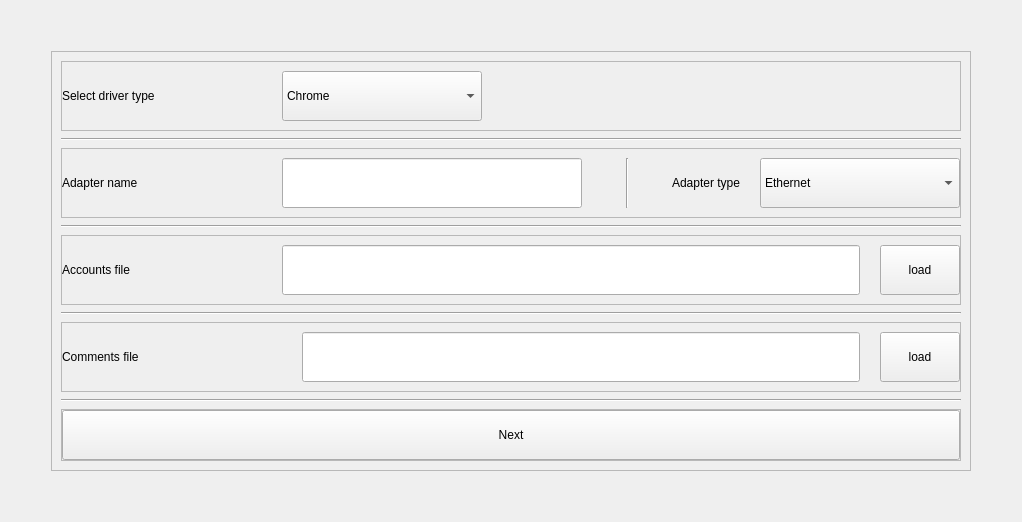
      <widget class="QWidget" name="Main_frame">
       <layout class="QGridLayout" name="gridLayout_3">
        <item row="2" column="1">
         <spacer name="verticalSpacer_7">
          <property name="orientation">
           <enum>Qt::Vertical</enum>
          </property>
          <property name="sizeHint" stdset="0">
           <size>
            <width>20</width>
            <height>40</height>
           </size>
          </property>
         </spacer>
        </item>
        <item row="0" column="1">
         <spacer name="verticalSpacer_4">
          <property name="orientation">
           <enum>Qt::Vertical</enum>
          </property>
          <property name="sizeHint" stdset="0">
           <size>
            <width>20</width>
            <height>40</height>
           </size>
          </property>
         </spacer>
        </item>
        <item row="1" column="0">
         <spacer name="horizontalSpacer_27">
          <property name="orientation">
           <enum>Qt::Horizontal</enum>
          </property>
          <property name="sizeHint" stdset="0">
           <size>
            <width>40</width>
            <height>20</height>
           </size>
          </property>
         </spacer>
        </item>
        <item row="1" column="1">
         <widget class="QFrame" name="frame_8">
          <property name="frameShape">
           <enum>QFrame::StyledPanel</enum>
          </property>
          <property name="frameShadow">
           <enum>QFrame::Raised</enum>
          </property>
          <layout class="QVBoxLayout" name="verticalLayout_2">
           <property name="spacing">
            <number>7</number>
           </property>
           <item>
            <widget class="QFrame" name="frame_9">
             <property name="frameShape">
              <enum>QFrame::StyledPanel</enum>
             </property>
             <property name="frameShadow">
              <enum>QFrame::Raised</enum>
             </property>
             <layout class="QHBoxLayout" name="horizontalLayout_7">
              <property name="spacing">
               <number>20</number>
              </property>
              <property name="leftMargin">
               <number>0</number>
              </property>
              <property name="rightMargin">
               <number>0</number>
              </property>
              <item>
               <widget class="QLabel" name="label_13">
                <property name="minimumSize">
                 <size>
                  <width>200</width>
                  <height>50</height>
                 </size>
                </property>
                <property name="text">
                 <string>Select driver type</string>
                </property>
               </widget>
              </item>
              <item>
               <widget class="QComboBox" name="driver_type_comboBox">
                <property name="minimumSize">
                 <size>
                  <width>200</width>
                  <height>50</height>
                 </size>
                </property>
                <item>
                 <property name="text">
                  <string>Chrome</string>
                 </property>
                </item>
                <item>
                 <property name="text">
                  <string>Firefox</string>
                 </property>
                </item>
               </widget>
              </item>
              <item>
               <spacer name="horizontalSpacer_20">
                <property name="orientation">
                 <enum>Qt::Horizontal</enum>
                </property>
                <property name="sizeHint" stdset="0">
                 <size>
                  <width>40</width>
                  <height>20</height>
                 </size>
                </property>
               </spacer>
              </item>
             </layout>
            </widget>
           </item>
           <item>
            <widget class="Line" name="line_2">
             <property name="orientation">
              <enum>Qt::Horizontal</enum>
             </property>
            </widget>
           </item>
           <item>
            <widget class="QFrame" name="frame_25">
             <property name="frameShape">
              <enum>QFrame::StyledPanel</enum>
             </property>
             <property name="frameShadow">
              <enum>QFrame::Raised</enum>
             </property>
             <layout class="QHBoxLayout" name="horizontalLayout_21">
              <property name="spacing">
               <number>20</number>
              </property>
              <property name="leftMargin">
               <number>0</number>
              </property>
              <property name="rightMargin">
               <number>0</number>
              </property>
              <item>
               <widget class="QLabel" name="label_31">
                <property name="minimumSize">
                 <size>
                  <width>200</width>
                  <height>50</height>
                 </size>
                </property>
                <property name="text">
                 <string>Adapter name</string>
                </property>
               </widget>
              </item>
              <item>
               <widget class="QLineEdit" name="adapter_name_txt">
                <property name="minimumSize">
                 <size>
                  <width>300</width>
                  <height>50</height>
                 </size>
                </property>
               </widget>
              </item>
              <item>
               <widget class="Line" name="line">
                <property name="minimumSize">
                 <size>
                  <width>50</width>
                  <height>0</height>
                 </size>
                </property>
                <property name="orientation">
                 <enum>Qt::Vertical</enum>
                </property>
               </widget>
              </item>
              <item>
               <widget class="QLabel" name="label_33">
                <property name="text">
                 <string>Adapter type</string>
                </property>
               </widget>
              </item>
              <item>
               <widget class="QComboBox" name="adapter_type_comboBox">
                <property name="minimumSize">
                 <size>
                  <width>200</width>
                  <height>50</height>
                 </size>
                </property>
                <item>
                 <property name="text">
                  <string>Ethernet</string>
                 </property>
                </item>
                <item>
                 <property name="text">
                  <string>Wi-Fi</string>
                 </property>
                </item>
               </widget>
              </item>
             </layout>
            </widget>
           </item>
           <item>
            <widget class="Line" name="line_4">
             <property name="orientation">
              <enum>Qt::Horizontal</enum>
             </property>
            </widget>
           </item>
           <item>
            <widget class="QFrame" name="frame_40">
             <property name="frameShape">
              <enum>QFrame::StyledPanel</enum>
             </property>
             <property name="frameShadow">
              <enum>QFrame::Raised</enum>
             </property>
             <layout class="QHBoxLayout" name="horizontalLayout_38">
              <property name="spacing">
               <number>20</number>
              </property>
              <property name="leftMargin">
               <number>0</number>
              </property>
              <property name="rightMargin">
               <number>0</number>
              </property>
              <item>
               <widget class="QLabel" name="label_35">
                <property name="minimumSize">
                 <size>
                  <width>200</width>
                  <height>50</height>
                 </size>
                </property>
                <property name="text">
                 <string>Accounts file</string>
                </property>
               </widget>
              </item>
              <item>
               <widget class="QLineEdit" name="accounts_file_txt">
                <property name="minimumSize">
                 <size>
                  <width>300</width>
                  <height>50</height>
                 </size>
                </property>
                <property name="readOnly">
                 <bool>true</bool>
                </property>
               </widget>
              </item>
              <item>
               <widget class="QPushButton" name="load_accounts_file_btn">
                <property name="minimumSize">
                 <size>
                  <width>70</width>
                  <height>50</height>
                 </size>
                </property>
                <property name="text">
                 <string>load</string>
                </property>
               </widget>
              </item>
             </layout>
            </widget>
           </item>
           <item>
            <widget class="Line" name="line_5">
             <property name="orientation">
              <enum>Qt::Horizontal</enum>
             </property>
            </widget>
           </item>
           <item>
            <widget class="QFrame" name="frame_41">
             <property name="frameShape">
              <enum>QFrame::StyledPanel</enum>
             </property>
             <property name="frameShadow">
              <enum>QFrame::Raised</enum>
             </property>
             <layout class="QHBoxLayout" name="horizontalLayout_39" stretch="0,0,0,0">
              <property name="spacing">
               <number>20</number>
              </property>
              <property name="leftMargin">
               <number>0</number>
              </property>
              <property name="rightMargin">
               <number>0</number>
              </property>
              <item>
               <widget class="QLabel" name="label_36">
                <property name="minimumSize">
                 <size>
                  <width>200</width>
                  <height>50</height>
                 </size>
                </property>
                <property name="text">
                 <string>Comments file</string>
                </property>
               </widget>
              </item>
              <item>
               <widget class="Line" name="line_3">
                <property name="orientation">
                 <enum>Qt::Horizontal</enum>
                </property>
               </widget>
              </item>
              <item>
               <widget class="QLineEdit" name="comments_file_txt">
                <property name="minimumSize">
                 <size>
                  <width>300</width>
                  <height>50</height>
                 </size>
                </property>
                <property name="readOnly">
                 <bool>true</bool>
                </property>
               </widget>
              </item>
              <item>
               <widget class="QPushButton" name="load_commetns_file_btn">
                <property name="minimumSize">
                 <size>
                  <width>70</width>
                  <height>50</height>
                 </size>
                </property>
                <property name="text">
                 <string>load</string>
                </property>
               </widget>
              </item>
             </layout>
            </widget>
           </item>
           <item>
            <widget class="Line" name="line_6">
             <property name="orientation">
              <enum>Qt::Horizontal</enum>
             </property>
            </widget>
           </item>
           <item>
            <widget class="QFrame" name="frame_6">
             <property name="frameShape">
              <enum>QFrame::StyledPanel</enum>
             </property>
             <property name="frameShadow">
              <enum>QFrame::Raised</enum>
             </property>
             <layout class="QHBoxLayout" name="horizontalLayout">
              <property name="spacing">
               <number>20</number>
              </property>
              <property name="leftMargin">
               <number>0</number>
              </property>
              <property name="topMargin">
               <number>0</number>
              </property>
              <property name="rightMargin">
               <number>0</number>
              </property>
              <property name="bottomMargin">
               <number>0</number>
              </property>
              <item>
               <widget class="QPushButton" name="next_btn">
                <property name="minimumSize">
                 <size>
                  <width>200</width>
                  <height>50</height>
                 </size>
                </property>
                <property name="text">
                 <string>Next</string>
                </property>
               </widget>
              </item>
             </layout>
            </widget>
           </item>
          </layout>
         </widget>
        </item>
        <item row="1" column="2">
         <spacer name="horizontalSpacer_28">
          <property name="orientation">
           <enum>Qt::Horizontal</enum>
          </property>
          <property name="sizeHint" stdset="0">
           <size>
            <width>40</width>
            <height>20</height>
           </size>
          </property>
         </spacer>
        </item>
       </layout>
      </widget>
